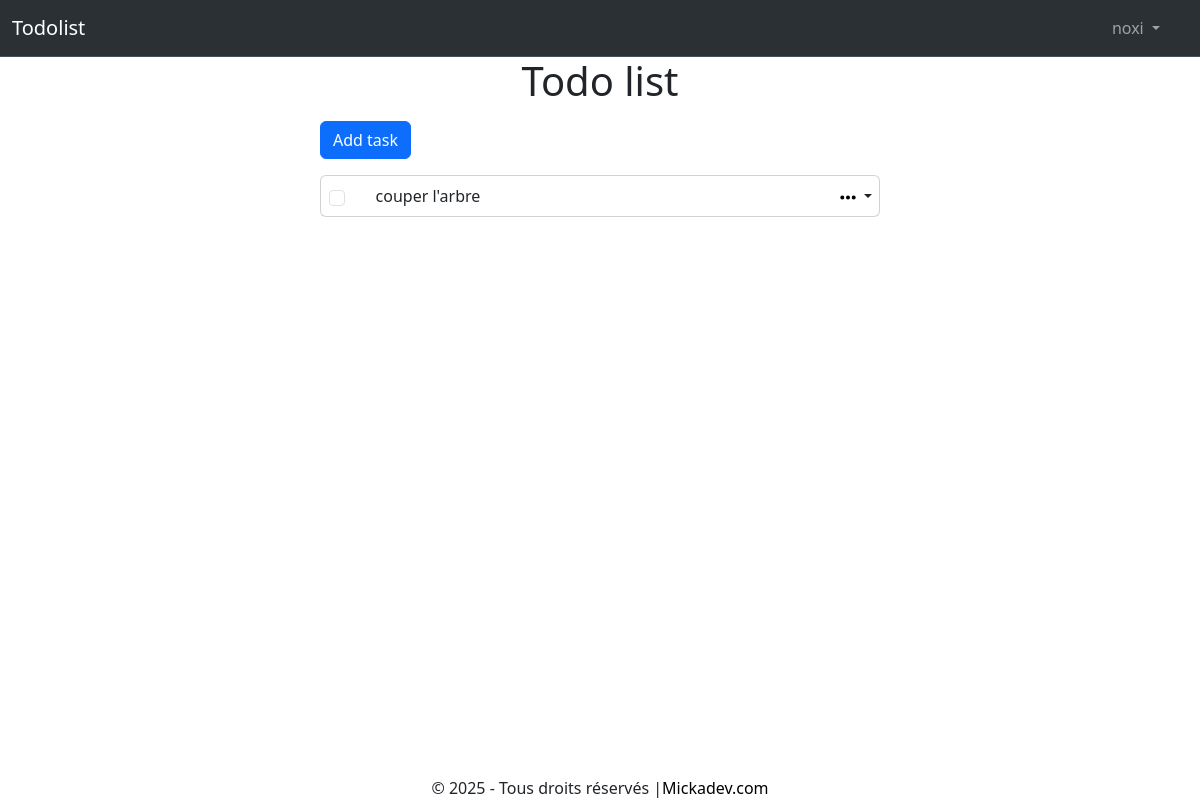
The page / (signed in) on the database as committed earlier.
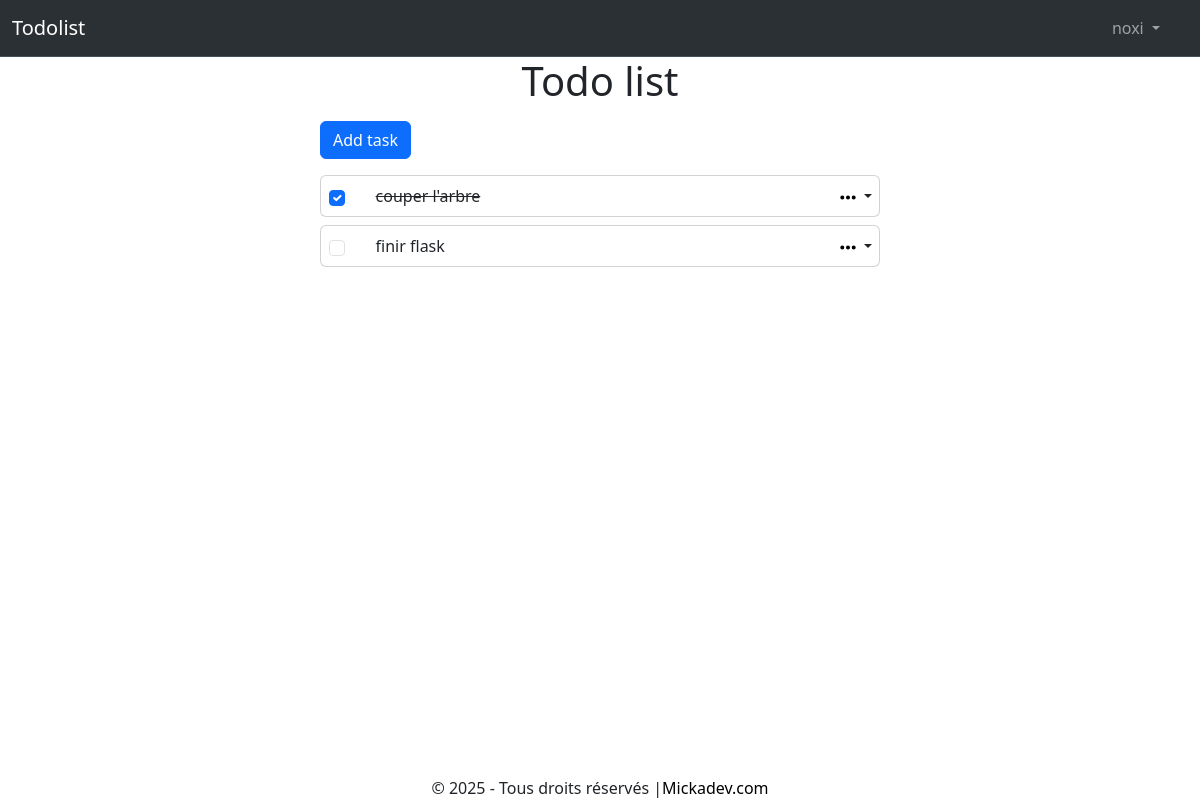
The same page on the database as committed later.
### todolist/models.py (models this page shows)
class Todos(db.Model):
    id = db.Column(db.Integer, primary_key=True, unique=True)
    title = db.Column(db.String(80), nullable=False)
    description = db.Column(db.String(300), nullable=False)
    completed = db.Column(db.Boolean, default=False)
    owner = db.Column(db.Integer, db.ForeignKey('user.id'), nullable=False)

### todolist/routes.py (the view)
@app.route('/', methods=['GET','POST'])
@login_required
def todolist_page():
    form = Todolist_form()
    todos = Todos.query.filter_by(owner=current_user.id)
    if form.validate_on_submit():
        new_task = Todos(title=form.title.data, description=form.description.data, owner=current_user.id)
        db.session.add(new_task)
        db.session.commit()
        return redirect(url_for('todolist_page'))
    if form.errors != {}:
        for err_msg in form.errors.values():
            flash(f'{err_msg}', category='danger')
    return render_template('todolist.html', form = form, todos = todos)

### todolist/forms.py
class Todolist_form(FlaskForm):
    title = StringField('Title', validators=[DataRequired()], render_kw={"class":'form-control', 'placeholder':'Task title'})
    description = StringField('Description', validators=[DataRequired()], render_kw={"class":'form-control', 'placeholder':'Task description'})
    submit = SubmitField('Add Task',render_kw={"class":' btn btn-primary'})

### todolist/models.py (called while the page is built)
@login_manager.user_loader
def load_user(user_id):
    return User.query.get(int(user_id))

### todolist/templates/todolist.html (shortened to what this page needs)
{% extends 'base.html' %}
{% block content %}
<div style="text-align: center;">
    <h1>Todo list</h1>
</div>
<div class="container-sm" style="max-width: 600px;">
    <button type="button" class="btn btn-primary m-2" data-bs-toggle="modal" data-bs-target="#exampleModal" data-bs-whatever="@getbootstrap">Add task</button>
    {% for todo in todos %}
        <div class="card m-2 ">
            <div class="card-body d-flex align-items-center justify-content-between w-100 p-2" >
                <input class="form-check-input" type="checkbox" onchange="window.location.href='{{url_for('toggle_completion', task_id=todo.id)}}'" {{'checked' if todo.completed else ''}} value="" id="flexCheckDefault">
                <div style="width: 80%;">
                    <p class="m-0"><span class="w-100 {{ 'text-decoration-line-through' if todo.completed else '' }}">{{todo.title}}</span></p>
                </div>
                <div class="d-flex align-items-center justify-content-between">
                    <a  style="padding-right: 15px;" class="nav-link dropdown-toggle" href="#" role="button" data-bs-toggle="dropdown" aria-expanded="false">
                        <img src="{{ url_for('static', filename='icons/ellipsis.svg') }}" alt="ellipsis">
                    </a>
                </div>
            </div>
        </div>
      {% endfor %}
 </div>
{% endblock %}

Rows that differ between the two databases and show on the page:
changed Todos "couper l'arbre": url_for "☐" → "☑"; completed False → True (drawn)
added Todos: title "finir flask"
